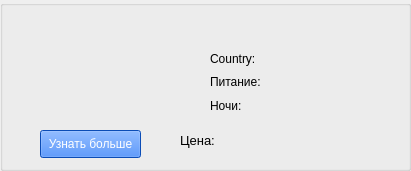
   <widget class="QGroupBox" name="groupBox_24">
    <property name="geometry">
     <rect>
      <x>1320</x>
      <y>390</y>
      <width>411</width>
      <height>171</height>
     </rect>
    </property>
    <property name="title">
     <string/>
    </property>
    <widget class="QLabel" name="picture_20">
     <property name="geometry">
      <rect>
       <x>20</x>
       <y>20</y>
       <width>131</width>
       <height>101</height>
      </rect>
     </property>
     <property name="text">
      <string/>
     </property>
    </widget>
    <widget class="QLabel" name="name_20">
     <property name="geometry">
      <rect>
       <x>160</x>
       <y>10</y>
       <width>231</width>
       <height>31</height>
      </rect>
     </property>
     <property name="font">
      <font>
       <family>Segoe Print</family>
       <pointsize>14</pointsize>
       <underline>true</underline>
      </font>
     </property>
     <property name="text">
      <string/>
     </property>
    </widget>
    <widget class="QPushButton" name="pushButton_28">
     <property name="geometry">
      <rect>
       <x>40</x>
       <y>130</y>
       <width>101</width>
       <height>28</height>
      </rect>
     </property>
     <property name="styleSheet">
      <string notr="true">color: white;
background-color:rgb(15, 107, 255)</string>
     </property>
     <property name="text">
      <string>Узнать больше</string>
     </property>
    </widget>
    <widget class="QLabel" name="country_20">
     <property name="geometry">
      <rect>
       <x>270</x>
       <y>50</y>
       <width>121</width>
       <height>16</height>
      </rect>
     </property>
     <property name="text">
      <string/>
     </property>
    </widget>
    <widget class="QLabel" name="meals_20">
     <property name="geometry">
      <rect>
       <x>270</x>
       <y>70</y>
       <width>121</width>
       <height>20</height>
      </rect>
     </property>
     <property name="text">
      <string/>
     </property>
    </widget>
    <widget class="QLabel" name="label_110">
     <property name="geometry">
      <rect>
       <x>180</x>
       <y>120</y>
       <width>51</width>
       <height>41</height>
      </rect>
     </property>
     <property name="font">
      <font>
       <pointsize>10</pointsize>
      </font>
     </property>
     <property name="text">
      <string>Цена:</string>
     </property>
     <property name="textFormat">
      <enum>Qt::AutoText</enum>
     </property>
    </widget>
    <widget class="QLabel" name="nights_20">
     <property name="geometry">
      <rect>
       <x>270</x>
       <y>96</y>
       <width>121</width>
       <height>20</height>
      </rect>
     </property>
     <property name="text">
      <string/>
     </property>
    </widget>
    <widget class="QLabel" name="price_20">
     <property name="geometry">
      <rect>
       <x>260</x>
       <y>110</y>
       <width>111</width>
       <height>41</height>
      </rect>
     </property>
     <property name="font">
      <font>
       <family>Segoe Print</family>
       <pointsize>18</pointsize>
      </font>
     </property>
     <property name="text">
      <string/>
     </property>
    </widget>
    <widget class="QWidget" name="layoutWidget_27">
     <property name="geometry">
      <rect>
       <x>210</x>
       <y>50</y>
       <width>56</width>
       <height>64</height>
      </rect>
     </property>
     <layout class="QVBoxLayout" name="verticalLayout_28">
      <item>
       <widget class="QLabel" name="label_111">
        <property name="text">
         <string>Country:</string>
        </property>
       </widget>
      </item>
      <item>
       <widget class="QLabel" name="label_112">
        <property name="text">
         <string>Питание:</string>
        </property>
       </widget>
      </item>
      <item>
       <widget class="QLabel" name="label_113">
        <property name="text">
         <string>Ночи:</string>
        </property>
       </widget>
      </item>
     </layout>
    </widget>
   </widget>
